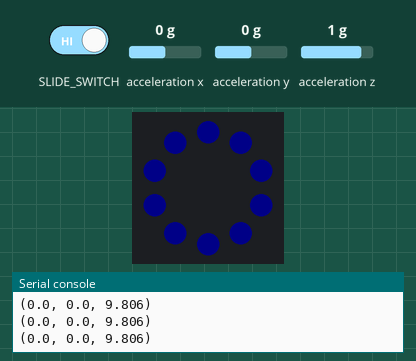
Bench run of a program on a simulated Circuit Playground running CircuitPython. Parts: the board's ring of 10 RGB LEDs (number 0 left of the top, counting anticlockwise), the last lines printed to the serial console. The test bench sets the inputs (shaded band); at power-on: acceleration x 0 g, acceleration y 0 g, acceleration z 1 g. Dim RGB values are drawn brighter than linear.

Above: at 1.2 s.
1.3 s: slide switch moved to the right
At 2.5 s:
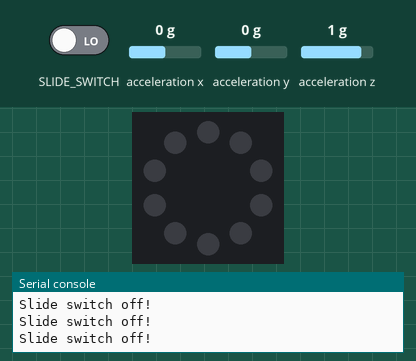
2.8 s: slide switch moved to the left
At 3.8 s:
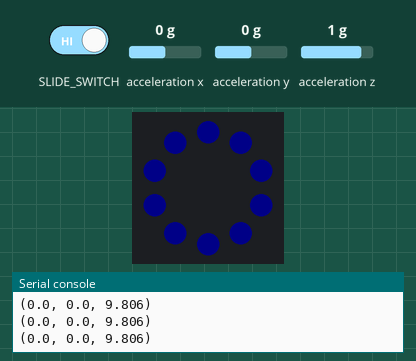
4.3 s: acceleration x set to -1.4 g
At 4.9 s:
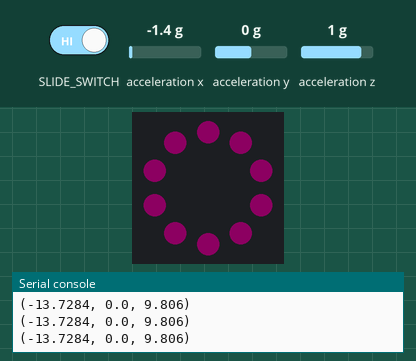
5.8 s: acceleration y set to -1.4 g
At 7.0 s:
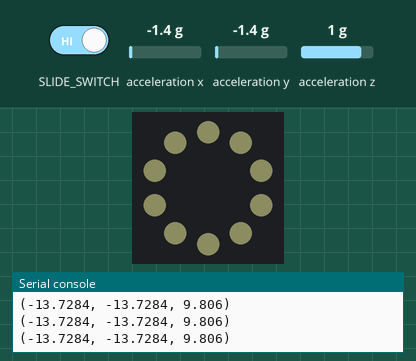
7.3 s: acceleration z set to 0 g
At 8.4 s:
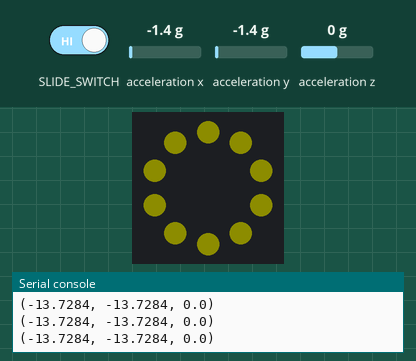
8.8 s: acceleration x set to 0 g
At 9.6 s:
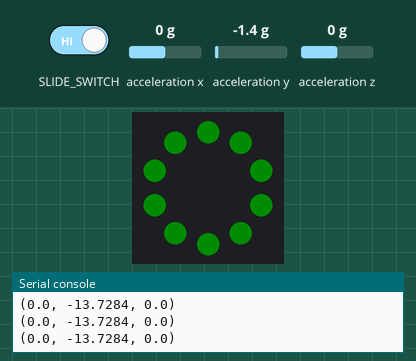
Timing chart, 0 to 11.3 s (numbered marks = the images above; inputs shaded):
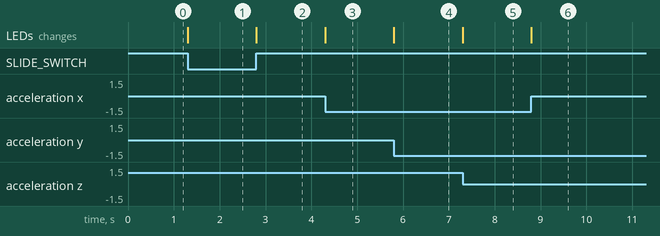

The program:

cpx_acceleration_neopixels.py
```python
"""If the switch is to the right, it will appear that nothing is happening. Move the switch to the
left to see the NeoPixels light up in colors related to the accelerometer! The CPX has an
accelerometer in the center that returns (x, y, z) acceleration values. This program uses those
values to light up the NeoPixels based on those acceleration values."""
from adafruit_circuitplayground.express import cpx

# Main loop gets x, y and z axis acceleration, prints the values, and turns on
# red, green and blue, at levels related to the x, y and z values.
while True:
    if not cpx.switch:
        # If the switch is to the right, it returns False!
        print("Slide switch off!")
        cpx.pixels.fill((0, 0, 0))
        continue
    else:
        R = 0
        G = 0
        B = 0
        x, y, z = cpx.acceleration
        print((x, y, z))
        if x:
            R = R + abs(int(x))
        if y:
            G = G + abs(int(y))
        if z:
            B = B + abs(int(z))
        cpx.pixels.fill((R, G, B))
```

Measured:
- after the input at 1.3 s, the LEDs: change at once (image 1)
- after the input at 2.8 s, the LEDs: change at once (image 2)
- after the input at 4.3 s, the LEDs: change at once (image 3)
- after the input at 5.8 s, the LEDs: change at once (image 4)
- after the input at 7.3 s, the LEDs: change at once (image 5)
- after the input at 8.8 s, the LEDs: change at once (image 6)
